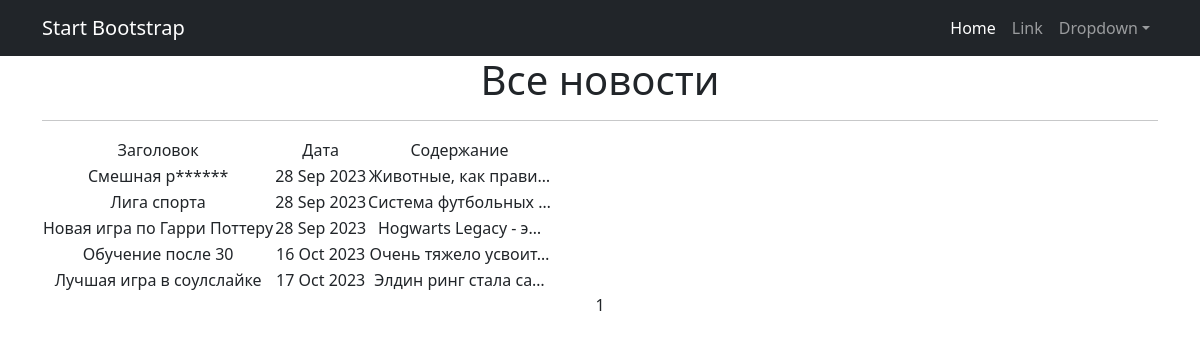
The page / on the database its author committed.
### newsapp/models.py (models this page shows, shortened)
class Post(models.Model):
    author = models.ForeignKey(Author, on_delete=models.CASCADE)
    NEWS = 'NW'
    ARTICLE = 'AR'
    CATEGORY_CHOICES = (
        (NEWS, 'Новость'),
        (ARTICLE, 'Статья'),
    )
    categoryType = models.CharField(max_length=2, choices=CATEGORY_CHOICES, default=ARTICLE)
    dateCreation = models.DateTimeField(auto_now_add=True)
    postCategory = models.ManyToManyField(Category, through='PostCategory')
    title = models.CharField(max_length=128)
    text = models.TextField()
    rating = models.SmallIntegerField(default=0)
    class Meta:
        verbose_name = 'Пост'
        verbose_name_plural = 'Посты'

### newsapp/views.py (the view)
# urls.py: path('', PostList.as_view(), name='post_list'),
class PostList(ListView):
    model = Post
    ordering = 'dateCreation'
    template_name = 'news.html'
    context_object_name = 'news'
    paginate_by = 10

### newsapp/templatetags/custom_filters.py (called while the page is built)
@register.filter()
def censor(text):
    words = text.split()
    censor_list = []
    for word in words:
        if word.lower() in curse:
            censor_word = word[0] + '*' * (len(word) - 1)
            censor_list.append(censor_word)
        else:
            censor_list.append(word)
    return ' '.join(censor_list)

### templates/news.html (shortened to what this page needs)
{% extends 'flatpages/default.html' %}
{% load custom_filters %}
{% block content %}
    <h1>Все новости</h1>
    <hr>
    {% if news %}
        <table>
            <tr>
                <td>Заголовок</td>
                <td>Дата</td>
                <td>Содержание</td>
            </tr>
            {% for post in news %}
            <tr>
                <td>{{ post.title|censor }}</td>
                <td>{{ post.dateCreation|date:'d M Y' }}</td>
                <td>{{ post.text|truncatechars:20}}</td>
            </tr>
            {% endfor %}
        </table>
    {% else %}
        <h2>Новостей нет!</h2>
    {% endif %}
   {{ page_obj.number }}
{% endblock content %}

### templates/flatpages/default.html (shortened to what this page needs)
<!DOCTYPE html>
<html lang="en">
    <head>
        {% load static %}
        <link href="{% static 'css/styles.css' %}" rel="stylesheet" />
    </head>
    <body>
        <nav class="navbar navbar-expand-lg navbar-dark bg-dark">
            <div class="container">
                <a class="navbar-brand" href="#">Start Bootstrap</a>
                <div class="collapse navbar-collapse" id="navbarSupportedContent">
                    <ul class="navbar-nav ms-auto mb-2 mb-lg-0">
                        <li class="nav-item"><a class="nav-link active" aria-current="page" href="#">Home</a></li>
                        <li class="nav-item"><a class="nav-link" href="#">Link</a></li>
                        <li class="nav-item dropdown">
                            <a class="nav-link dropdown-toggle" id="navbarDropdown" href="#" role="button" data-bs-toggle="dropdown" aria-expanded="false">Dropdown</a>
                        </li>
                    </ul>
                </div>
            </div>
        </nav>
        <div class="container">
            <div class="row">
                <div class="col-lg-12 text-center">
                    {% block content %}{% endblock content %}
                </div>
            </div>
        </div>
    </body>
</html>

### rows shown on the page
Post: title|censor "Смешная р******", dateCreation "28 Sep 2023", text "Животные, как прави…"
Post: title|censor "Лига спорта", dateCreation "28 Sep 2023", text "Система футбольных …"
Post: title|censor "Новая игра по Гарри Поттеру", dateCreation "28 Sep 2023", text "Hogwarts Legacy - э…"
Post: title|censor "Обучение после 30", dateCreation "16 Oct 2023", text "Очень тяжело усвоит…"
Post: title|censor "Лучшая игра в соулслайке", dateCreation "17 Oct 2023", text "Элдин ринг стала са…"

### other values the page prints
{{ page_obj.number }} "1"
